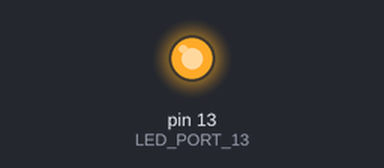
Bench run of a sketch on a simulated Arduino Uno, built with avr-gcc and run on an emulated ATmega328P. Parts: output pins drawn as LEDs (lit = HIGH).

Above: at 2.0 s.
At 8.1 s:
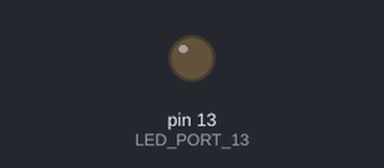
Timing chart, 0 to 12.7 s (numbered marks = the images above):
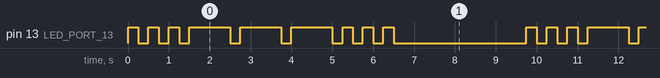

The sketch:

morse_sos.ino
```cpp
#include "header/constant.h"


void setup()
{
  pinMode(LED_PORT_13, OUTPUT);
}

void loop()
{
  dot(); dot(); dot();
  dash(); dash(); dash();
  dot(); dot(); dot();
  delay(DELAY_BETWEEN_MESSAGE);
}

void dot()
{
  digitalWrite(LED_PORT_13, HIGH);
  delay(DELAY_BETWEEN_DOT_DOT);
  digitalWrite(LED_PORT_13, LOW);
  delay(DELAY_BETWEEN_DOT_END);
}

void dash()
{
  digitalWrite(LED_PORT_13, HIGH);
  delay(DELAY_BETWEEN_DASH_DASH);
  digitalWrite(LED_PORT_13, LOW);
  delay(DELAY_BETWEEN_DASH_END);
}
```

constant.h
```cpp
const int                                                  LED_PORT_13 = 13;
const int                                      DELAY_BETWEEN_MESSAGE = 3000;
const int                                       DELAY_BETWEEN_DOT_DOT = 250;
const int                                       DELAY_BETWEEN_DOT_END = 250;
const int                                    DELAY_BETWEEN_DASH_DASH = 1000;
const int                                      DELAY_BETWEEN_DASH_END = 250;
 
```

Measured:
- by itself, pin 13 (LED_PORT_13): repeats every 9.8 s: 2 × (LOW 0.25 s, HIGH 0.25 s), 3 × (LOW 0.25 s, HIGH 1.0 s), 3 × (LOW 0.25 s, HIGH 0.25 s), LOW 3.3 s, HIGH 0.25 s
- by itself, everything shown: repeats every 9.8 s, in 18 steps
